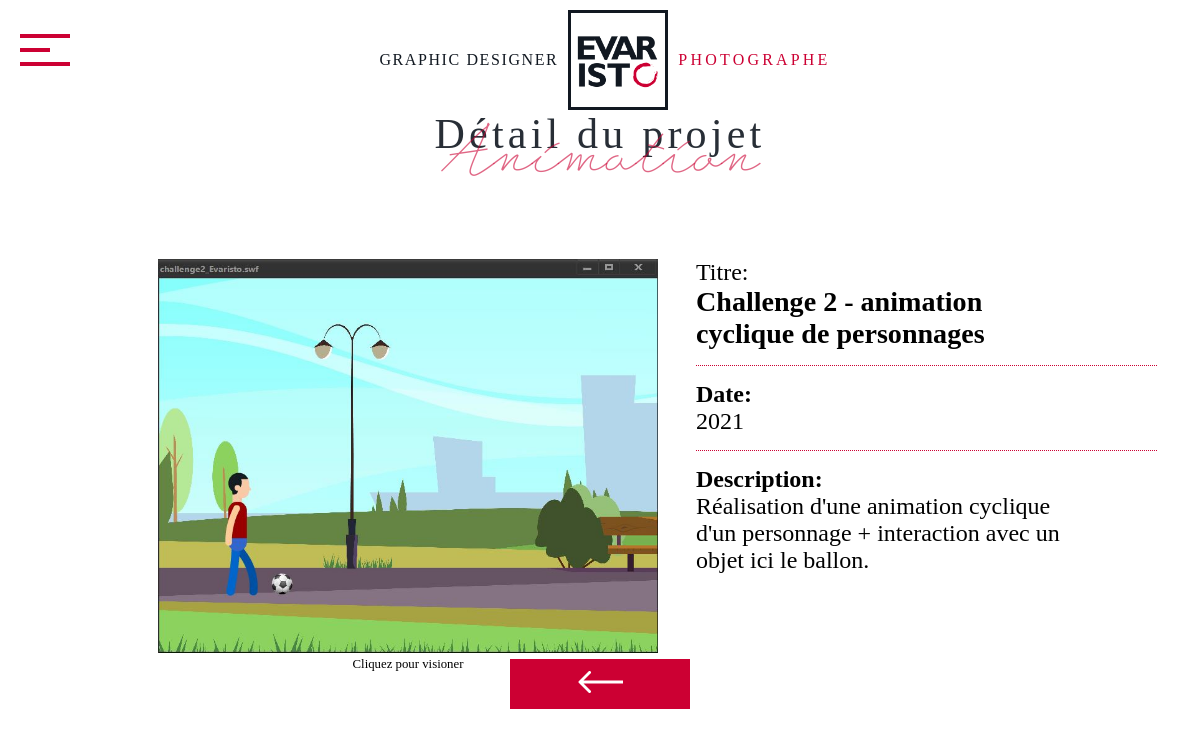
Screenshot of /detail.php?id=54&category=animation with the database file from the repository.
### tables this page shows
CREATE TABLE IF NOT EXISTS `works` (
  `id` int(11) NOT NULL AUTO_INCREMENT,
  `title` varchar(255) NOT NULL,
  `category` varchar(100) NOT NULL,
  `image` varchar(255) NOT NULL,
  `pdf` varchar(255) DEFAULT NULL,
  `description` text NOT NULL,
  `year` smallint(6) NOT NULL,
  PRIMARY KEY (`id`)
);

### detail.php (the view, shortened to what this page needs)
<?php
    if(!isset($_GET['id']))
    {
        header("LOCATION:index.php");
    }else{
        $id=htmlspecialchars($_GET['id']);
    }
    if(isset($_GET['category']))
    {
        $categorie = ucfirst($_GET['category']);
    }
    require 'connexion.php';
    $req = $bdd->prepare('SELECT * FROM works WHERE id=?');
    $req->execute([$id]);
    if(!$don=$req->fetch())
    {
        $req->closeCursor();
        header("LOCATION:index.php");
    }
?>
<!DOCTYPE html>
<html lang="en">
<head>
    <link rel="stylesheet" href="css/lightbox.css">
    <link rel="stylesheet" href="style.css">
    <link rel="stylesheet" href="css/glightbox.css">
</head>
<body>
       <div id="menu-toggle">
           <div id="hamburger">
               <span></span>
               <span></span>
               <span></span>
           </div>
           <div id="cross">
               <span></span>
               <span></span>
           </div>
        </div>
        <div id="conteneur">
             <p id="graphic">GRAPHIC DESIGNER</p>
             <div id="logogalerie">
             </div>
             <p id="photog">PHOTOGRAPHE</p>
        </div>
              <p class="titregalerie">Détail du projet</p>
              <p class="categorie"><?= $categorie ?></p>
<div id="detailprojet">
                    <div id="detailGauche">
                    <?php
                        if (isset($_GET['category'])) {
	                        if ($_GET['category'] !== 'animation' ) {
				                echo '<a href="upload/'.$don['image'].'" ';
				                echo 'data-lightbox="image" data-title="'.$don['title'].'">';
				                echo '<img src="upload/'.$don['image'].'" alt="image de '.$don['title'].'"></a><br>';
				                echo '<p>Cliquez pour agrandir</p>';
			                } else
			                {
				                echo '<a href="'. stristr($don['description'],'https://').'" class="gal">';
				                echo '<img src="upload/'.$don['image'].'" alt="image de '.$don['title'].'"></a><br>';
				                echo '<p>Cliquez pour visioner</p>';
			                }
                        }
                    ?>
                    </div>
                   <div id="detailDroite">
                        <div class="fiche">Titre: <h3><?= $don['title'] ?></h3></div>
                        <div class="line"></div>
                        <div class="fiche"><b>Date: </b><br><p><?= $don['year'] ?></p></div>
                        <div class="line"></div>
                        <div class="fiche"><b>Description: </b><br><p><?= nl2br($don['description']) ?></p></div>
                   </div>
    </div>
    <div id="back2">
        <a href="index.php#portfolio"> <img src="logo/arrow2.png"></a>
    </div>
</body>
</html>

### css/lightbox.css (style rules this page uses)
body:after { content: url(../img/close.png) url(../img/loading.gif) url(../img/prev.png) url(../img/next.png); display: none; }

### style.css (style rules this page uses)
* { margin: 0; padding: 0; transition:0.25s ease-in-out; box-sizing: border-box; }
html,body { height: 100%; scroll-behavior:smooth; overflow-x:hidden; }
span { display:block; }
#hamburger span { background:#CC0033; }
#cross span { background:white; }
#menu-toggle { width:100px; height:100px; position:fixed; z-index:1; }
#menu-toggle #hamburger { position: absolute; height: 100%; width: 100%; cursor:pointer; }
#menu-toggle #hamburger span:nth-child(1) { width: 50px; height: 4px; position: relative; top: 24px; left: 20px; margin: 10px 0; }
#menu-toggle #hamburger span:nth-child(2) { width: 30px; height: 4px; position: relative; top: 24px; left: 20px; margin: 10px 0; }
#menu-toggle #hamburger span:nth-child(3) { width: 50px; height: 4px; position: relative; top: 24px; left: 20px; margin: 10px 0; }
#menu-toggle #hamburger span:nth-child(1) { transition-delay: 0.5s; }
#menu-toggle #hamburger span:nth-child(2) { transition-delay: 0.625s; }
#menu-toggle #hamburger span:nth-child(3) { transition-delay: 0.75s; }
#menu-toggle #cross { position: absolute; height: 100%; width: 100%; transform: rotate(45deg); z-index:999; cursor:pointer; }
#menu-toggle #cross span:nth-child(1) { height: 0%; width: 4px; position: absolute; top: 10%; left: 48px; transition-delay: 0s; }
#menu-toggle #cross span:nth-child(2) { width: 0%; height: 4px; position: absolute; left: 10%; top: 48px; transition-delay: 0.25s; }
.titregalerie { font-family: Gill Sans; font-style:normal; font-weight: 300; font-size: 3.5vw; letter-spacing:0.1em; opacity: 0.9; text-align:center; color:#111821; z-index:0; }
.categorie { font-family:"RipleyLight"; font-size:3.5em; position: relative; color: rgba(204, 0, 51, 0.6); text-align:center; margin-top:-35px; }
#conteneur { display:flex; justify-content: center; margin:10px 0 auto; }
#logogalerie { background-image: url(logo/logo.png); background-position: center center; background-size: cover; background-repeat: no-repeat; width:100px; height:100px; justify-content: center; }
#conteneur p { line-height:100px; margin-left:10px; font-family: 'GillSans'; font-style:normal; font-weight: 100; font-size: 1em; }
#graphic { margin-right:10px; color:#111821; letter-spacing:0.1em; }
#photog { color:#CC0033; letter-spacing:0.2em; }
#detailprojet { display:flex; margin:50px auto 0; width:80%; height:50%; justify-content:center; }
#detailGauche { width:60%; height:80%; }
#detailGauche img { margin-left:50%; transform:translateX(-50%); max-width:500px; max-height:400px; object-fit:contain; }
#detailGauche p { width: 100%; position: relative; text-align: center; font-size: 0.8em; }
#detailDroite { width:40%; }
.fiche { font-family: 'GillSans'; font-style:normal; font-weight: 100; font-size: 1.5em; }
.line { width:120%; margin-top: 15px; margin-bottom: 15px; border-bottom:thin dotted #CC0033; }
#back2 { position:relative; margin:0 auto; background-color:#CC0033; height:50px; width:180px; box-sizing: border-box; display:flex; justify-content: center; align-items: center; }

### rows the page displays
works: image (picture), title "Challenge 2 - animation cyclique de personnages", year "2021", description "Réalisation d'une animation cyclique d'un personnage + interaction avec un objet ici le ballon."

### other values shown
$categorie "Animation"
